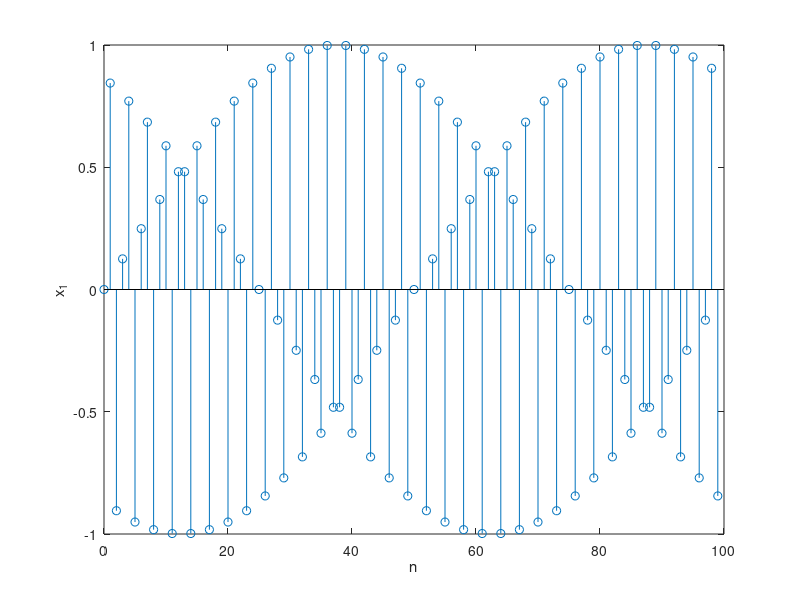
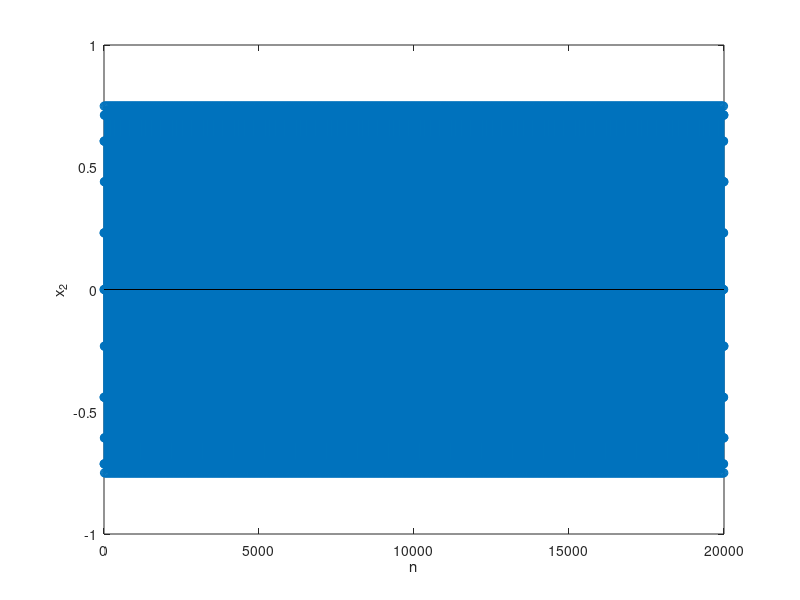
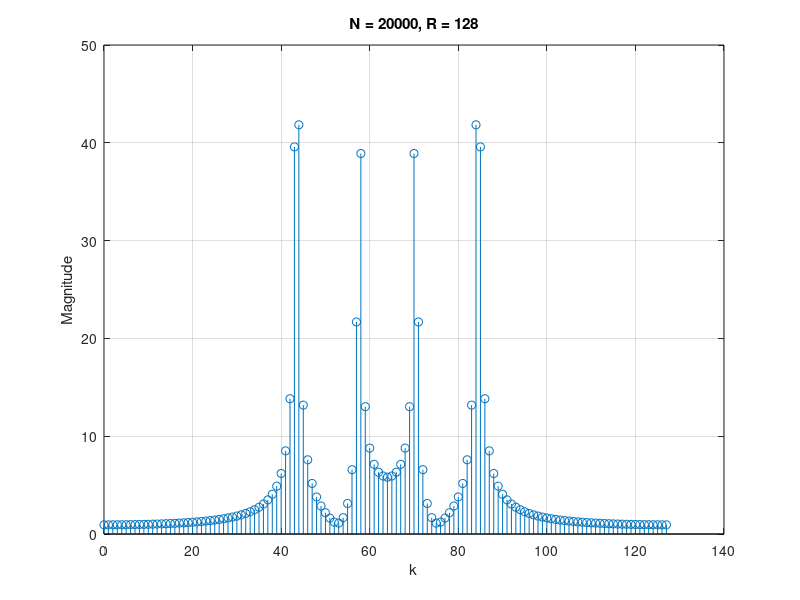

Reproduce these figures in MATLAB, in order.
% analisi spettrale coppia di sinusoidi
clear all
close all
clc
A0 = 1;
A1 = 0.75;
% N = input('Lunghezza della finestra N = ');
% R = input('Lunghezza della DFT R = ');
% N = 16;
% R = 128;
% fr(1) = input('Frequenza della prima sinusoide = ');
% %fr(2) = input('Frequenza della seconda sinusoide = ');
% fr(2) = 0.34;
%%%%%%%%%%%%%% mod %%%%%%%%%%%%%%%%
N = 20000;
R = 128; % lunghezza della DFT
% fr = [1/16 1/8];
fr = [0.34 0.45];
%%%%%%%%%%%%%% end mod %%%%%%%%%%%%%%%%
n = 0:N-1;
x1 = A0*sin(2*pi*n*fr(1));
x2 = A1*sin(2*pi*n*fr(2));
x = x1+x2;
figure(1)
stem(n(1:100),x1(1:100));
xlabel('n'); ylabel('x_1');
%title(['N = ',num2str(N),', R = ',num2str(R)]);
figure(2)
stem(n,x2);
xlabel('n'); ylabel('x_2');


Fx = fft(x,R);
k = 0:R-1;% legato ad omega = 2 pi k/R
% plot(k/R,abs(Fx));
figure(3)
stem(k,abs(Fx));grid
xlabel('k'); ylabel('Magnitude');
title(['N = ',num2str(N),', R = ',num2str(R)]);

% Calcolo DTFT
% w = 0:1023;
% x = A0*sin(2*pi*n*fr(1)) + A1*sin(2*pi*n*fr(2));
% XE = fft(x,1024); 
% plot(w/1024,abs(XE))
% xlabel('\omega/2\pi'); ylabel('Magnitude')